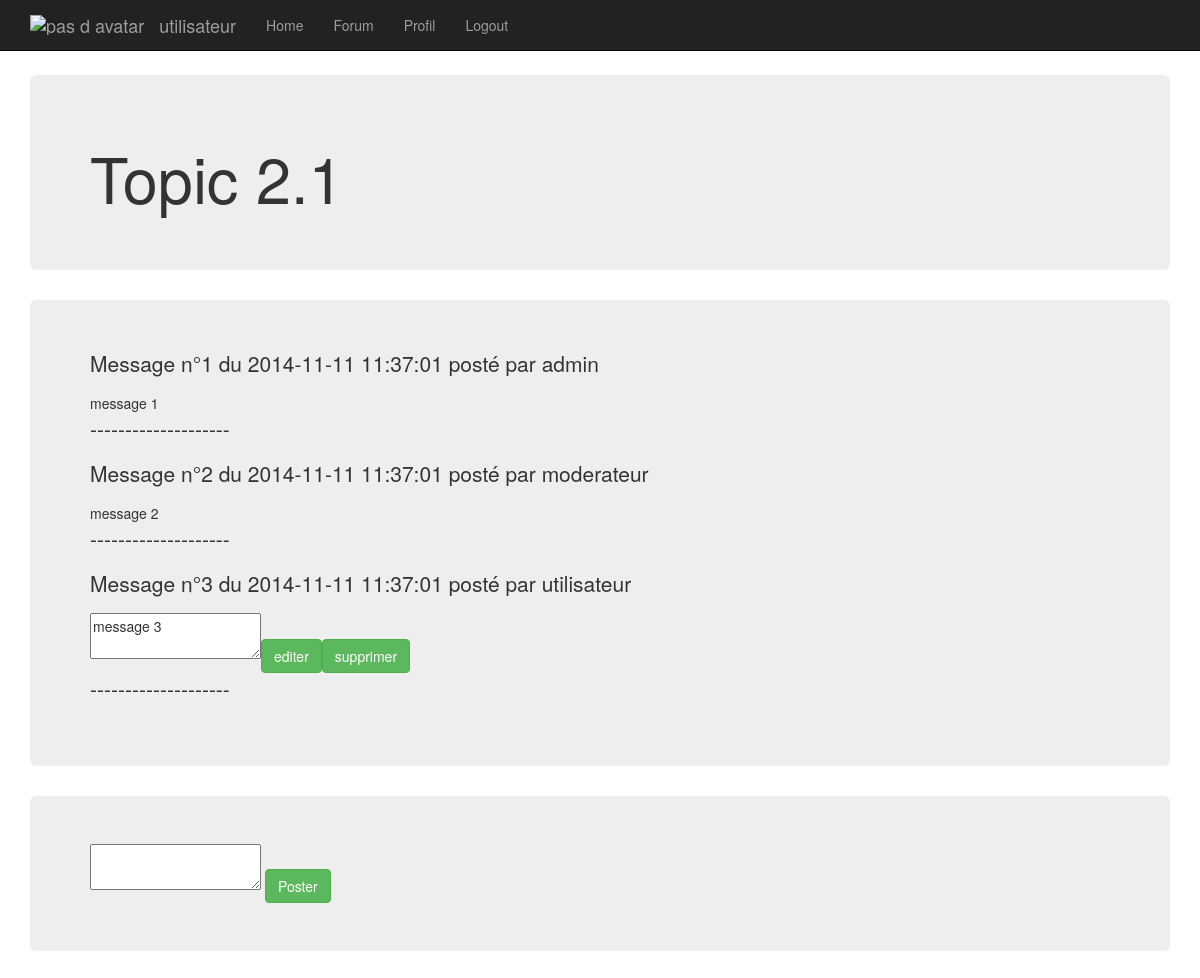
The app's page /messages.php?id_topic=3&nom_topic=Topic 2.1 (signed in) with its own data.
### tables this page shows
CREATE TABLE IF NOT EXISTS `messages` (
  `MesId` int(11) NOT NULL AUTO_INCREMENT,
  `MesText` varchar(500) NOT NULL,
  `MesDate` datetime NOT NULL,
  `UserId` int(11) NOT NULL,
  `TopicId` int(11) NOT NULL,
  PRIMARY KEY (`MesId`),
  KEY `UserId` (`UserId`),
  KEY `TopicId` (`TopicId`)
);

CREATE TABLE IF NOT EXISTS `user` (
  `UserId` int(11) NOT NULL AUTO_INCREMENT,
  `UserLogin` varchar(50) NOT NULL,
  `UserPassword` varchar(50) NOT NULL,
  `UserRole` int(11) NOT NULL,
  `UserAvatar` varchar(200) NOT NULL,
  PRIMARY KEY (`UserId`),
  UNIQUE KEY `UserLogin` (`UserLogin`)
);

### messages.php (the view, shortened to what this page needs)
<?php include("includes/header.php"); ?>
<div class="container theme-showcase" role="main">
<?php
	$TopicId = $_GET['id_topic'];
	$TopicLibelle = $_GET['nom_topic'];
?>
<?php
	echo '<div class = "jumbotron">';
	echo '<h1>'.$TopicLibelle.'</h1>';
	echo '</div>';
	$requete2 = $bdd->prepare('SELECT MesId, MesText, MesDate, u.UserLogin FROM messages m inner join user u on m.UserId = u.UserId where topicid = :topicid');
	$requete2->bindValue(':topicid',$TopicId, PDO::PARAM_INT);
	$requete2->execute();
	$tmpcount = $requete2->rowCount();
	if($tmpcount > 0)
	{
		echo '<div class = "jumbotron">';
		for ($k = 0; $k < $tmpcount ; $k++)
		{
			extract($requete2->fetch());
			echo '<p>Message n°'.($k + 1).' du '.$MesDate.' posté par '.$UserLogin.'</p>';
			if ($UserLogin == $_SESSION['login'])
			{
				echo '<form method="post">';
				echo '<textarea id="elm1" name="editarea">'.$MesText.'</textarea>';
    			echo '<input type="submit" class="btn btn-success" value="editer" name="editer"/>';
    			echo '<input type="submit" class="btn btn-success" value="supprimer" name="supprimer"/>';
				echo '</form>';
			}
			elseif($_SESSION['droit'] == 2 || $_SESSION['droit'] == 3)
			{
				echo '<form method="post">';
				echo $MesText.'</br>';
				echo '<input type="hidden" name="MesId" value="'.htmlspecialchars($MesId).'" />';
    			echo '<input type="submit" class="btn btn-success" value="supprimer" name="supprimer"/>';
				echo '</form>';
			}
			else
			{
				echo $MesText;
			}
			echo '<p>--------------------</p>';
		}
		echo '</div>';
	}
?>
<div class = 'jumbotron'>
<form method="post">
    <textarea id="elm1" name="area"></textarea>
    <input type="submit" class="btn btn-success" value="Poster" name="submit"/>
</form>
</div>
<?php include("includes/footer.php"); ?>

### records on screen
messages: MesDate "2014-11-11 11:37:01", UserId.UserLogin "admin", MesText "message 1"
messages: MesDate "2014-11-11 11:37:01", UserId.UserLogin "moderateur", MesText "message 2"
messages: MesDate "2014-11-11 11:37:01", UserId.UserLogin "utilisateur", editarea "message 3"

### other values on screen
$_SESSION['login'] "utilisateur"
$TopicLibelle "Topic 2.1"
